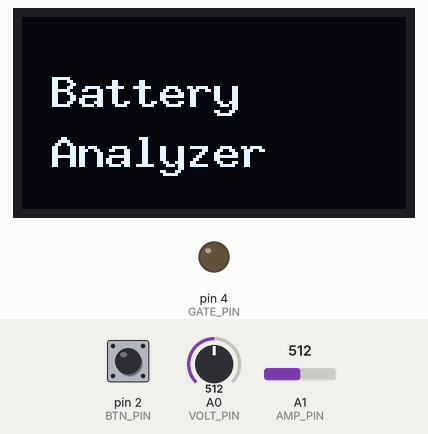
The sketch below on a simulated Arduino Uno, built with avr-gcc and run on an emulated ATmega328P. Parts: 128×64 one-colour display, output pins drawn as LEDs (lit = HIGH). The inputs (shaded band) are chosen by the test bench; at power-on: pin 2 (BTN_PIN) HIGH, A0 (VOLT_PIN) = 512, A1 (AMP_PIN) = 512.

Above: at 1.2 s.
1.3 s: pin 2 (BTN_PIN) pulled LOW for 3.2 s
At 4.7 s:
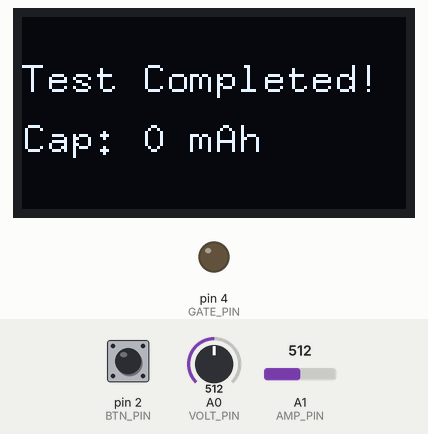
6.0 s: A0 (VOLT_PIN) set to 110
7.7 s: A0 (VOLT_PIN) set to 89
At 9.2 s:
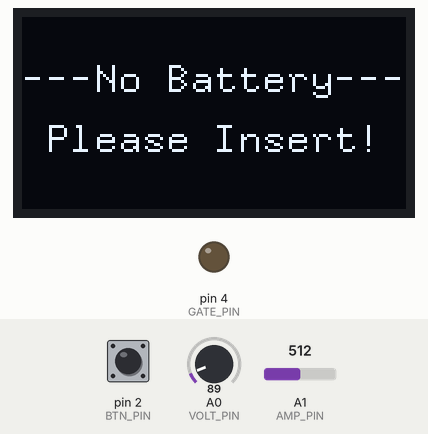
9.5 s: pin 2 (BTN_PIN) pulled LOW for 3.2 s
At 11.4 s:
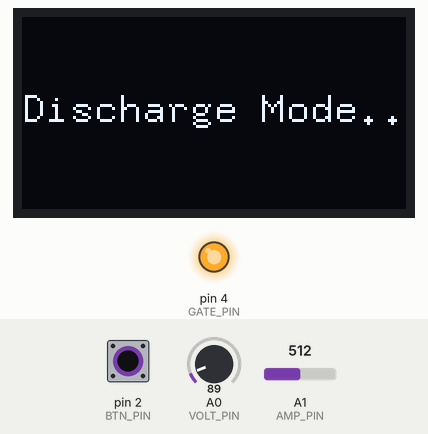
14.2 s: A0 (VOLT_PIN) set to 122
At 15.2 s:
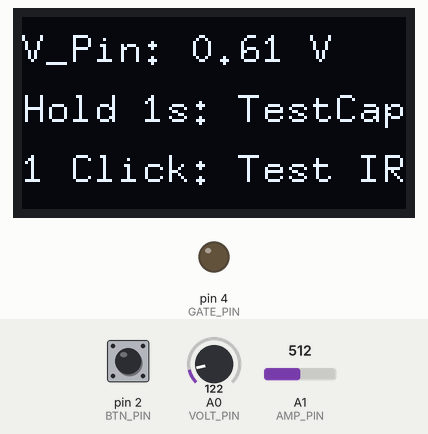
16.3 s: pin 2 (BTN_PIN) pulled LOW for 0.15 s
At 18.8 s:
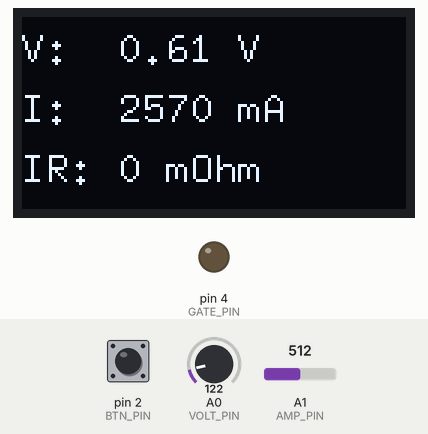
Timing chart, 0 to 20.3 s (numbered marks = the images above; inputs shaded):
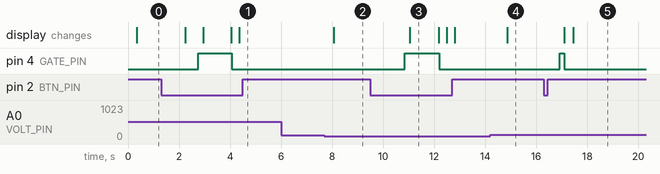

Measured:
- the behaviour switches between 100 and 99 on A0 (VOLT_PIN) (found by bisection; images 1 and 2)
- after the input at 1.3 s, pin 4 (GATE_PIN): LOW → HIGH after 1.4 s, → LOW 1.3 s later; the display: first differs from a run without the input after 1.6 s (image 1 shows a later state)
- after the input at 6.0 s, every drawn part: stays the same
- after the input at 7.7 s, the display: changes after 0.36 s (image 2)
- after the input at 9.5 s, pin 4 (GATE_PIN): LOW → HIGH after 1.3 s, → LOW 1.4 s later; the display: changes after 1.5 s (image 3)
- after the input at 14.2 s, the display: changes after 0.67 s (image 4)
- after the input at 16.3 s, pin 4 (GATE_PIN): LOW → HIGH after 0.62 s, → LOW 0.17 s later; the display: first changes after 0.79 s (image 5 shows a later state)
- what the display in image 3 shows lasts 1.2 s, from 11.0 s to 12.2 s

The sketch:

docellpin.ino
```cpp
#include <U8g2lib.h>
#include <Wire.h>

U8G2_SH1106_128X64_NONAME_1_HW_I2C u8g2(U8G2_R0, /* reset=*/ U8X8_PIN_NONE);

// --- CÁC CHÂN KẾT NỐI ---
#define VOLT_PIN A0
#define AMP_PIN A1
#define GATE_PIN 4
#define BTN_PIN 2

const float vRef = 5.0;
const float rShunt = 1.0;
const float cutOffVolt = 3.0;

// ==================================================
// HỆ SỐ HIỆU CHỈNH (CALIBRATION)
// Lấy (Áp đồng hồ đo) chia cho (Áp hiển thị cũ) = 3.83 / 3.73 = 1.0268
// Bạn có thể tự chỉnh lại số này cho đến khi mạch đo bằng đúng đồng hồ
// ==================================================
const float VOLT_CALIB = 1.0268;
const float AMP_CALIB  = 1.0000; // Để tạm 1.0, sau này muốn chuẩn dòng thì chỉnh

// --- BIẾN ĐO ĐẠC ---
float vOpen = 0;
float capacity_mAh = 0.0;
float currentVLoad = 0;
float currentILoad = 0;
float savedVLoad = 0, savedILoad = 0, savedIR = 0;
float savedVOpen = 0;

// --- BIẾN THỜI GIAN & NÚT BẤM ---
unsigned long pressTime = 0;
unsigned long lastUpdateTime = 0;
unsigned long stateTimer = 0;
unsigned long lastOledUpdate = 0;
bool isPressing = false;
bool longPressHandled = false;

// --- CẤU TRÚC MÁY TRẠNG THÁI ---
enum AppState {
  STATE_BOOT, STATE_STANDBY, STATE_NO_BATTERY, STATE_TESTING_IR,
  STATE_SHOWING_IR, STATE_MSG_DISCHARGE, STATE_DISCHARGING,
  STATE_MSG_STOPPED, STATE_COMPLETED
};
AppState currentState = STATE_BOOT;

// ==========================================
// HÀM ĐỌC ADC CHỐNG NHIỄU (Lấy trung bình 30 lần)
// ==========================================
float getFilteredVoltage() {
  long sum = 0;
  for(int i = 0; i < 30; i++) sum += analogRead(VOLT_PIN);
  return (sum / 30.0) * (vRef / 1023.0) * VOLT_CALIB;
}

float getFilteredCurrent() {
  long sum = 0;
  for(int i = 0; i < 30; i++) sum += analogRead(AMP_PIN);
  float vShunt = (sum / 30.0) * (vRef / 1023.0) * VOLT_CALIB * AMP_CALIB;
  return vShunt / rShunt;
}

void setup() {
  pinMode(GATE_PIN, OUTPUT);
  digitalWrite(GATE_PIN, LOW);
  pinMode(BTN_PIN, INPUT_PULLUP);

  u8g2.begin();
  u8g2.setBusClock(400000);
  stateTimer = millis();
}

void loop() {
  unsigned long currentMillis = millis();

  // Dùng hàm chống nhiễu để đọc áp chờ
  vOpen = getFilteredVoltage();
  bool btnState = digitalRead(BTN_PIN);

  // ==========================================
  // 1. XỬ LÝ LOGIC NÚT NHẤN
  // ==========================================
  if (btnState == LOW && !isPressing) {
    isPressing = true;
    pressTime = currentMillis;
    longPressHandled = false;
  }

  if (btnState == LOW && isPressing) {
    if (currentMillis - pressTime > 1000 && !longPressHandled && currentState != STATE_DISCHARGING) {
      longPressHandled = true;
      currentState = STATE_MSG_DISCHARGE;
      stateTimer = currentMillis;
      capacity_mAh = 0.0;
      digitalWrite(GATE_PIN, HIGH);
    }
  }

  if (btnState == HIGH && isPressing) {
    isPressing = false;
    unsigned long holdDuration = currentMillis - pressTime;

    if (holdDuration > 50 && holdDuration <= 1000 && !longPressHandled) {
      if (currentState == STATE_DISCHARGING) {
        currentState = STATE_MSG_STOPPED;
        stateTimer = currentMillis;
        digitalWrite(GATE_PIN, LOW);
      } else if (vOpen > 0.5) {
        savedVOpen = vOpen;
        currentState = STATE_TESTING_IR;
        stateTimer = currentMillis;
        digitalWrite(GATE_PIN, HIGH);
      }
    }
  }

  // ==========================================
  // 2. XỬ LÝ LOGIC THEO TRẠNG THÁI
  // ==========================================
  switch (currentState) {
    case STATE_BOOT:
      if (currentMillis - stateTimer > 1500) currentState = STATE_STANDBY;
      break;

    case STATE_TESTING_IR:
      // Tăng thời gian chờ dòng điện ổn định lên 100ms
      if (currentMillis - stateTimer > 100) {
        float vLoad = getFilteredVoltage();
        float iLoad = getFilteredCurrent();
        digitalWrite(GATE_PIN, LOW); // Tắt mạch ngay

        savedILoad = iLoad;
        savedIR = 0;
        if (savedILoad > 0) {
          savedIR = (savedVOpen - vLoad) / savedILoad;
          // Nếu nhiễu làm áp sụt ngược (âm), ép về 0
          if (savedIR < 0) savedIR = 0;
        }
        savedVLoad = vLoad;

        currentState = STATE_SHOWING_IR;
        stateTimer = currentMillis;
      }
      break;

    case STATE_SHOWING_IR:
      if (currentMillis - stateTimer > 4000) currentState = STATE_STANDBY;
      break;

    case STATE_MSG_DISCHARGE:
      if (currentMillis - stateTimer > 1000) {
        currentState = STATE_DISCHARGING;
        lastUpdateTime = currentMillis;
      }
      break;

    case STATE_DISCHARGING:
      {
        currentVLoad = getFilteredVoltage();
        currentILoad = getFilteredCurrent();

        if (currentVLoad <= cutOffVolt) {
          digitalWrite(GATE_PIN, LOW);
          currentState = STATE_COMPLETED;
        } else {
          float elapsedTime_Hours = (currentMillis - lastUpdateTime) / 3600000.0;
          if (currentILoad > 0) {
            capacity_mAh += ((currentILoad * 1000.0) * elapsedTime_Hours);
          }
          lastUpdateTime = currentMillis;
        }
      }
      break;

    case STATE_COMPLETED:
    case STATE_STANDBY:
    case STATE_NO_BATTERY:
      if (vOpen < 0.5) currentState = STATE_NO_BATTERY;
      else if (currentState == STATE_NO_BATTERY) currentState = STATE_STANDBY;
      break;
  }

  // ==========================================
  // 3. VẼ LÊN MÀN HÌNH OLED
  // ==========================================
  if (currentMillis - lastOledUpdate > 100) {
    u8g2.firstPage();
    do {
      drawScreen();
    } while (u8g2.nextPage());

    lastOledUpdate = currentMillis;
  }
}

// --- HÀM XỬ LÝ HIỂN THỊ CHI TIẾT ---
void drawScreen() {
  u8g2.setFont(u8g2_font_8x13_tr);

  switch (currentState) {
    case STATE_BOOT:
      u8g2.setFont(u8g2_font_9x15B_tr);
      u8g2.setCursor(10, 30); u8g2.print("Battery");
      u8g2.setCursor(10, 50); u8g2.print("Analyzer");
      break;

    case STATE_NO_BATTERY:
      u8g2.setCursor(0, 25); u8g2.print("---No Battery---");
      u8g2.setCursor(0, 45); u8g2.print(" Please Insert! ");
      break;

    case STATE_STANDBY:
      u8g2.setCursor(0, 15); u8g2.print("V_Pin: "); u8g2.print(vOpen, 2); u8g2.print(" V");
      u8g2.setCursor(0, 35); u8g2.print("Hold 1s: TestCap");
      u8g2.setCursor(0, 55); u8g2.print("1 Click: Test IR");
      break;

    case STATE_TESTING_IR:
      u8g2.setCursor(10, 35); u8g2.print("Testing IR...");
      break;

    case STATE_SHOWING_IR:
      u8g2.setCursor(0, 15); u8g2.print("V:  "); u8g2.print(savedVLoad, 2); u8g2.print(" V");
      u8g2.setCursor(0, 35); u8g2.print("I:  "); u8g2.print(savedILoad * 1000, 0); u8g2.print(" mA");
      u8g2.setCursor(0, 55); u8g2.print("IR: "); u8g2.print(savedIR * 1000, 0); u8g2.print(" mOhm");
      break;

    case STATE_MSG_DISCHARGE:
      u8g2.setCursor(0, 35); u8g2.print("Discharge Mode..");
      break;

    case STATE_DISCHARGING:
      u8g2.setCursor(0, 15); u8g2.print("V: "); u8g2.print(currentVLoad, 2); u8g2.print(" V");
      u8g2.setCursor(0, 35); u8g2.print("I: "); u8g2.print(currentILoad * 1000, 0); u8g2.print(" mA");
      u8g2.setCursor(0, 55); u8g2.print("C: "); u8g2.print(capacity_mAh, 0); u8g2.print(" mAh");
      break;

    case STATE_MSG_STOPPED:
      u8g2.setFont(u8g2_font_9x15B_tr);
      u8g2.setCursor(30, 40); u8g2.print("Stopped!");
      break;

    case STATE_COMPLETED:
      u8g2.setCursor(0, 25); u8g2.print("Test Completed!");
      u8g2.setCursor(0, 45); u8g2.print("Cap: "); u8g2.print(capacity_mAh, 0); u8g2.print(" mAh");
      break;
  }
}
```
